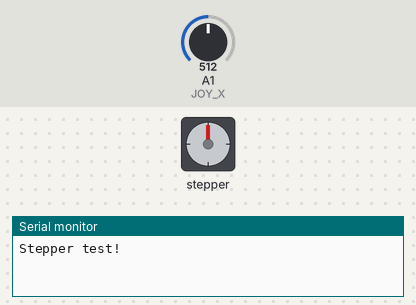
Recording of a sketch running on a simulated Arduino Uno, built with avr-gcc and run on an emulated ATmega328P. Shown: stepper motor, the last lines printed to the serial monitor. Inputs (shaded band) come from the test bench; at power-on: A1 (JOY_X) = 512. Stepper angles assume 200 steps per turn.

Above: at 1.2 s.
1.3 s: A1 (JOY_X) set to 532
At 1.45 s:
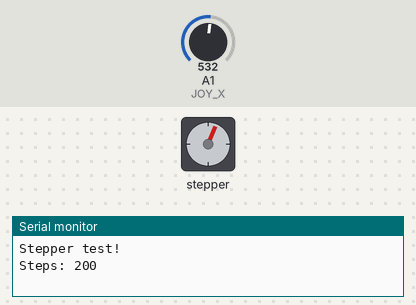
4.3 s: A1 (JOY_X) set to 470
At 4.48 s:
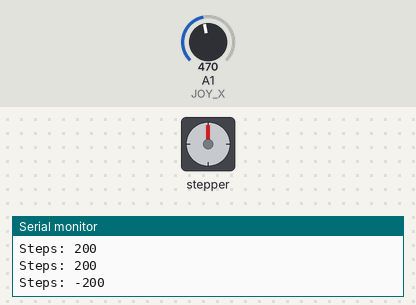
7.3 s: A1 (JOY_X) set to 493
8.8 s: A1 (JOY_X) set to 530
At 8.95 s:
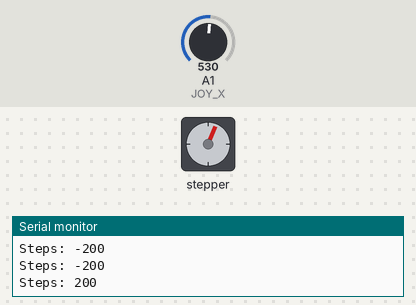
11.8 s: A1 (JOY_X) set to 306
14.8 s: A1 (JOY_X) set to 490
Timing chart, 0 to 17.3 s (numbered marks = the images above; inputs shaded):
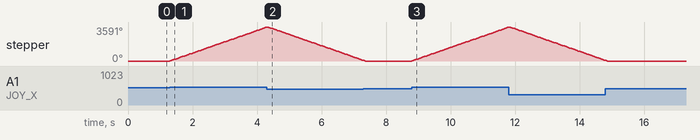

The sketch:

stepper.ino
```cpp
#include <Stepper.h>

// change this to the number of steps on your motor
#define JOY_X (A1)
#define JOY_Y (A2)
#define STEPS 200
int turn;
// create an instance of the stepper class, specifying
// the number of steps of the motor and the pins it's
// attached to
Stepper stepper(STEPS, 4, 5, 6, 7);


void setup()
{
  Serial.begin(9600);
  Serial.println("Stepper test!");
  // set the speed of the motor to 30 RPMs
  stepper.setSpeed(200);
  pinMode(JOY_X, INPUT);
  pinMode(JOY_Y, INPUT);
}

void loop()
{
  int xval = analogRead(JOY_X);
//  Serial.print("Joystick: ");
//  Serial.println(xval);
//  stepper.step(1);
  if(xval > 520){
    turn = (xval, 507, 1023, 1, 200);
    Serial.print("Steps: ");
    Serial.println(turn);
    stepper.step(turn);
  }
  else if(xval < 480){
    turn = (xval, 499, 0, 1, -200);
    Serial.print("Steps: ");
    Serial.println(turn);
    stepper.step(turn);
  }
//  delay(1000);
}
```

Measured:
- the behaviour switches between 520 and 521 on A1 (JOY_X) (found by bisection; images 0 and 1)
- after the input at 1.3 s, stepper: keeps turning clockwise at about 1196°/s, starting at once
- after the input at 8.8 s, stepper: keeps turning clockwise at about 1196°/s, starting at once
